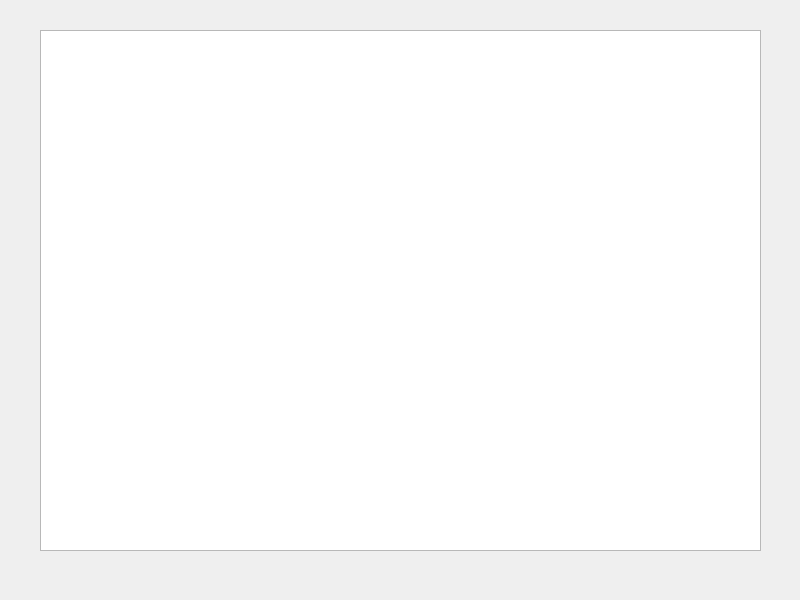
<?xml version="1.0" encoding="UTF-8"?>
<ui version="4.0">
 <class>Window</class>
 <widget class="QMainWindow" name="Window">
  <property name="geometry">
   <rect>
    <x>0</x>
    <y>0</y>
    <width>800</width>
    <height>600</height>
   </rect>
  </property>
  <property name="minimumSize">
   <size>
    <width>800</width>
    <height>600</height>
   </size>
  </property>
  <property name="windowTitle">
   <string>Hex</string>
  </property>
  <widget class="QWidget" name="centralwidget">
   <widget class="QGraphicsView" name="graphicsView">
    <property name="geometry">
     <rect>
      <x>40</x>
      <y>30</y>
      <width>721</width>
      <height>521</height>
     </rect>
    </property>
   </widget>
  </widget>
  <widget class="QMenuBar" name="menubar">
   <property name="geometry">
    <rect>
     <x>0</x>
     <y>0</y>
     <width>800</width>
     <height>30</height>
    </rect>
   </property>
  </widget>
 </widget>
 <resources/>
 <connections/>
</ui>
